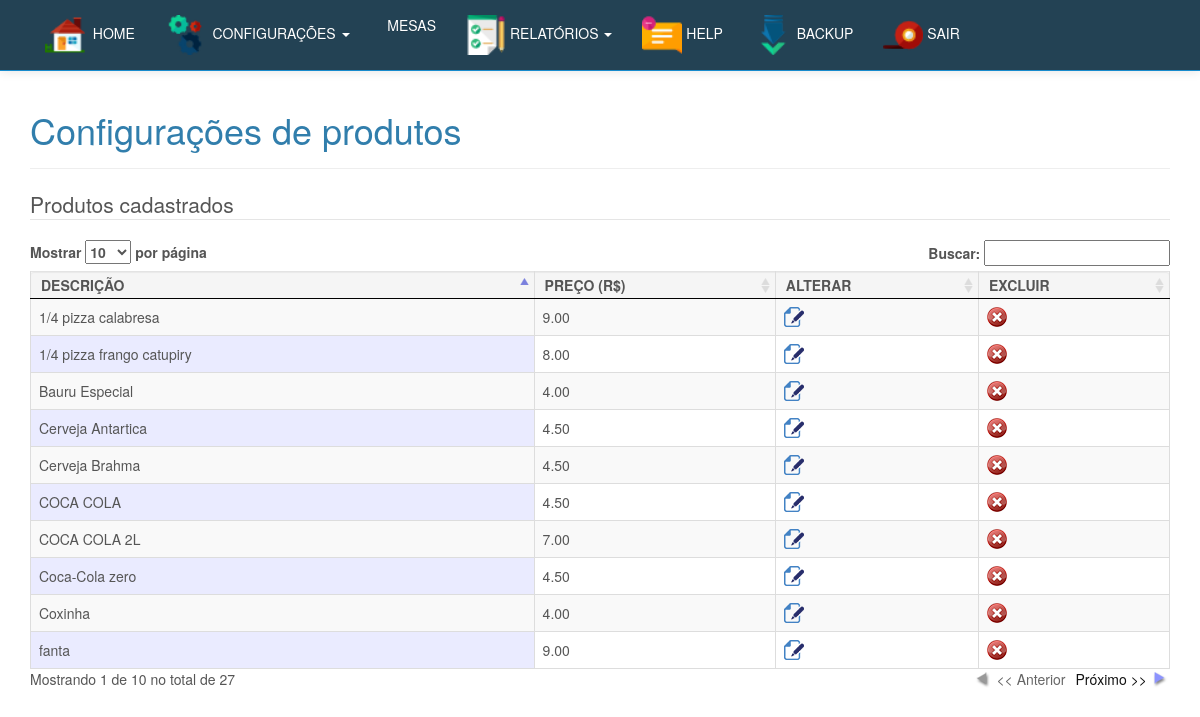
Page /inicio.php?btn=alterapreco (signed in) on the committed database.
### tables this page shows
CREATE TABLE `tbl_produtos` (
  `cod` int(11) NOT NULL AUTO_INCREMENT,
  `nome` varchar(150) NOT NULL,
  `img` varchar(36) NOT NULL,
  `preco` varchar(10) NOT NULL,
  `id_categoria` int(30) NOT NULL,
  `destino` int(1) NOT NULL,
  PRIMARY KEY (`cod`)
);

### alterapreco.php (the view, shortened to what this page needs)
<h1>Alterar preços / excluir produtos</h1>
<div class="container">
<div class="bs-docs-section" >
<div class="row">
   <div class="col-lg-12">
      <div class="page-header">
         <h1 id="forms">Configurações de produtos</h1>
      </div>
   </div>
</div>
<div class="bs-docs-section">
<div class="row">
<div class="col-lg-12">
   <div class="bs-component">
      <legend>Produtos cadastrados</legend>
      <table class="well display dataTable table table-striped table-bordered" id="example">
         <thead>
            <tr>
               <th>DESCRIÇÃO</th>
               <th>PREÇO (R$)</th>
               <th>ALTERAR</th>
               <th>EXCLUIR</th>
            </tr>
         </thead>
         <tbody>
            <?php
               @$pesquizar = $_POST['pesquizar'];
               $sql_select = mysql_query("SELECT * FROM tbl_produtos WHERE nome like'$pesquizar%' ORDER BY nome ASC");
               while($ver = mysql_fetch_array($sql_select)){
               ?>
            <tr>
               <td><?php echo $ver['nome'] ?>
               </td>
               <td><?php echo str_replace(",",".",$ver['preco']); ?></td>
               <td>
                  <a href="#" onclick="$('#<?php echo $ver['cod']?>').show('slow'); $('#<?php echo $ver['cod']?>').load('updatePreco.php?cod=<?php echo $ver['cod']?>');  return false">
                  <img src="imagens/file_edit.png" width="20" height="20" border="0" />
                  </a>
               </td>
               <td >
                  <a href="javascript:confirmardel('?cod=<?php echo $ver['cod']?>')"><img src="imagens/excluir.png" width="20" height="20" border="0" /></a>
               </td>
            </tr>
            <?php } ?>
      </table>
   </div>
</div>

### css/demo_table.css (style rules this page uses)
table.display { margin: 0 auto; clear: both; width: 100%; }
table.display thead th { padding: 3px 18px 3px 10px; border-bottom: 1px solid black; font-weight: bold; cursor: pointer; * cursor: hand; }
table.display td { padding: 3px 10px; }
.sorting_asc { background: url('../imagens/sort_asc.png') no-repeat center right; }
.sorting { background: url('../imagens/sort_both.png') no-repeat center right; }
tr.odd { background-color: #E2E4FF; }
tr.even { background-color: white; }
tr.odd td.sorting_1 { background-color: #D3D6FF; }
tr.even td.sorting_1 { background-color: #EAEBFF; }

### rows in the picture
tbl_produtos: nome "1/4 pizza calabresa", preco "9.00"
tbl_produtos: nome "1/4 pizza frango catupiry", preco "8.00"
tbl_produtos: nome "Bauru Especial", preco "4.00"
tbl_produtos: nome "Cerveja Antartica", preco "4.50"
tbl_produtos: nome "Cerveja Brahma", preco "4.50"
tbl_produtos: nome "COCA COLA", preco "4.50"
tbl_produtos: nome "COCA COLA 2L", preco "7.00"
tbl_produtos: nome "Coca-Cola zero", preco "4.50"
tbl_produtos: nome "Coxinha", preco "4.00"
tbl_produtos: nome "fanta", preco "9.00"
